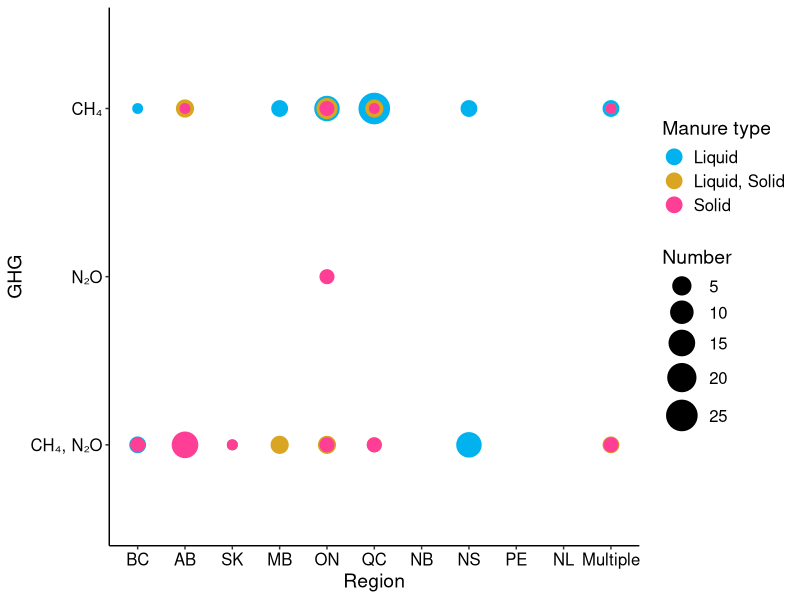
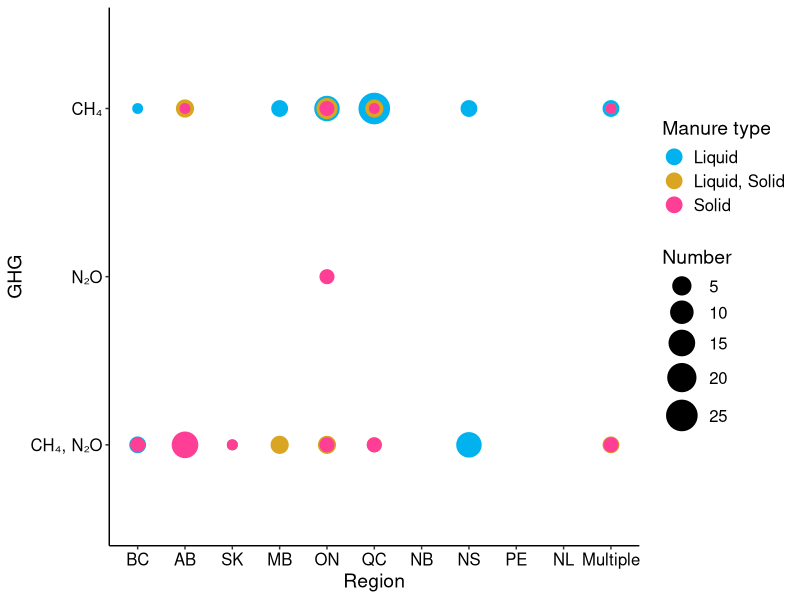

Reproduce these figures in R, in order.
#Articles with CH4, N2O, or both
library(tidyverse)

#Read data
GHG.CH4 <- read.csv("input/Canada GHG storage lit review data 20240611.csv",header = T)

#Obtain studies with storage measurement 
GHG.storage <- GHG.CH4[grepl("Storage", GHG.CH4$GHG.source),]
GHG.storage <- GHG.storage %>%
  subset(GHG.storage$CH4==TRUE | GHG.storage$N2O==TRUE) %>%
  select(Region, Manure.type, CH4, N2O) 
GHG.storage$Region[grep(".*,.*", GHG.storage$Region)] <- "Multiple"
GHG.storage$Region[GHG.storage$Region == 'National'] <- "Multiple"
GHG.storage <- GHG.storage %>%
  mutate(GHG = case_when(
    CH4 & !N2O ~ "CH₄",
    !CH4 & N2O ~ "N₂O",
    CH4 & N2O ~ "CH₄, N₂O",
    TRUE ~ "None"))
GHG.storage <- GHG.storage %>%
  select(-CH4, -N2O) %>%
  drop_na(Manure.type)

#Table for CH4, N2O, and both
GHG.storage <- GHG.storage %>%
  group_by(Region, Manure.type, GHG) %>%
  summarise(Number = n()) %>%
  ungroup() 
GHG.storage$Region <- factor(GHG.storage$Region,
                             levels = c("British Columbia", "Alberta", "Saskatchewan",
                                        "Manitoba", "Ontario","Quebec", "New Brunswick",
                                        "Nova Scotia", "Prince Edward Island",
                                        "Newfoundland", "Multiple"))
GHG.storage$GHG <- factor(GHG.storage$GHG, levels = c("CH₄","N₂O","CH₄, N₂O"))

# Create bubble chart
Figure <- ggplot(GHG.storage, aes(x = Region, y = paste(GHG), color = Manure.type, size = Number)) +
  geom_point() +
  labs(x = "Region", y = "GHG", color = "Manure type", size = "Number") +
  scale_color_manual(values = c("Liquid" ="deepskyblue2", "Liquid, Solid" = "goldenrod",
                                "Solid" = "violetred1")) +
  theme_classic() +
  theme(axis.text = element_text(size = 12, colour = "black"),
        axis.title.x = element_text(size = 14),
        axis.title.y = element_text(size = 14),
        legend.title = element_text(size = 14),  # Adjust legend title font size
        legend.text = element_text(size = 12),
        axis.line = element_line(color = "black")) +
  scale_y_discrete(limits = c("CH₄, N₂O","N₂O","CH₄")) +
  scale_x_discrete(labels = c("BC", "AB","SK","MB","ON", "QC","NB","NS",
                              "PE","NL", "Multiple"),
                   limits = c("British Columbia", "Alberta",
                              "Saskatchewan","Manitoba",
                              "Ontario","Quebec",
                              "New Brunswick",
                              "Nova Scotia",
                              "Prince Edward Island",
                              "Newfoundland", "Multiple")) +
  scale_size_continuous(range = c(3,10)) +
  guides(color = guide_legend(override.aes = list(size = 5)))
Figure

#Export file
ggsave("output/Figure 2 - Bubble chart articles CH4 and N2O.png", Figure,
       width = 24, height = 10, units = "cm",
       dpi = 300)
